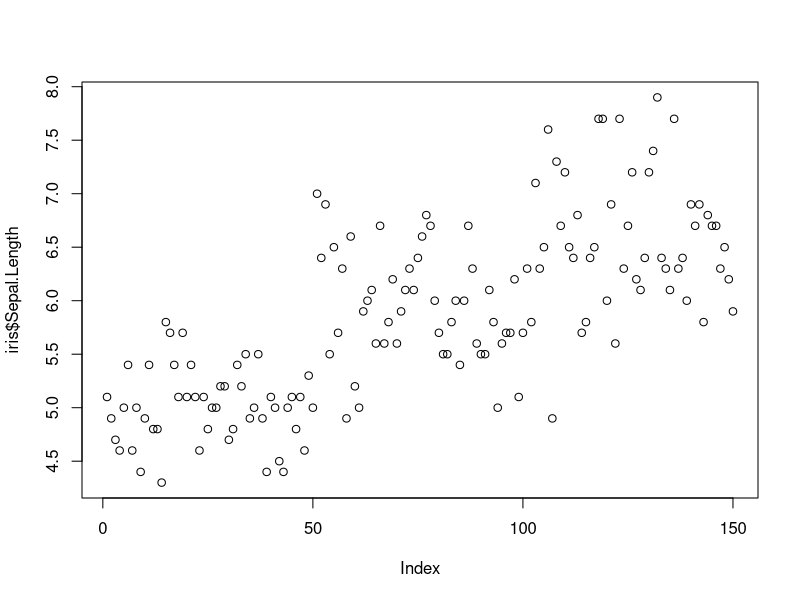
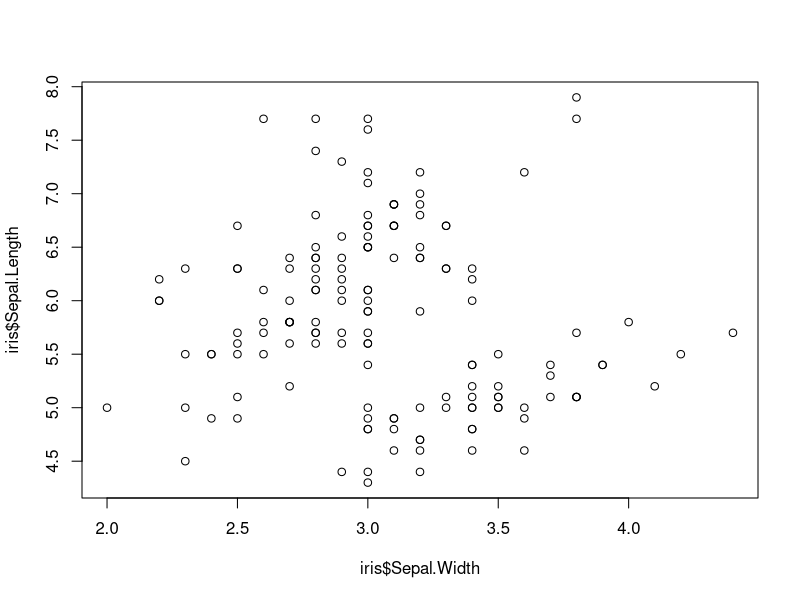
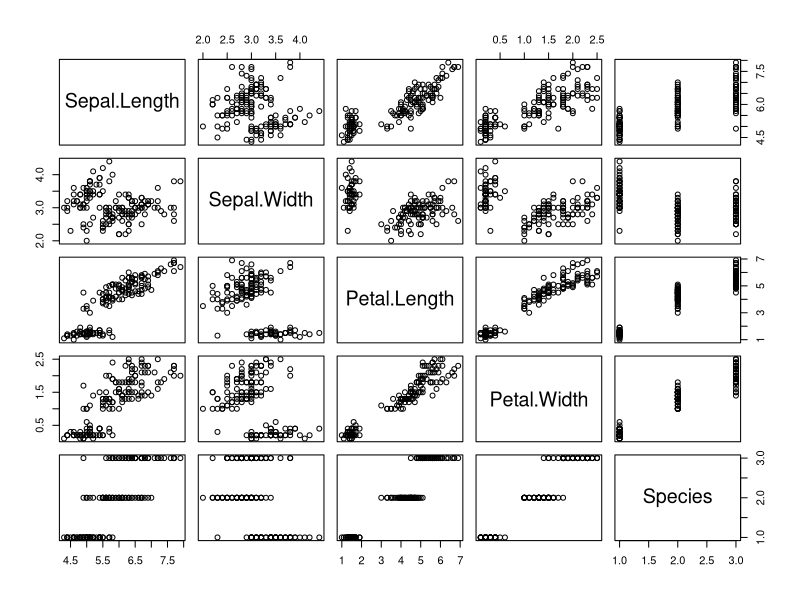
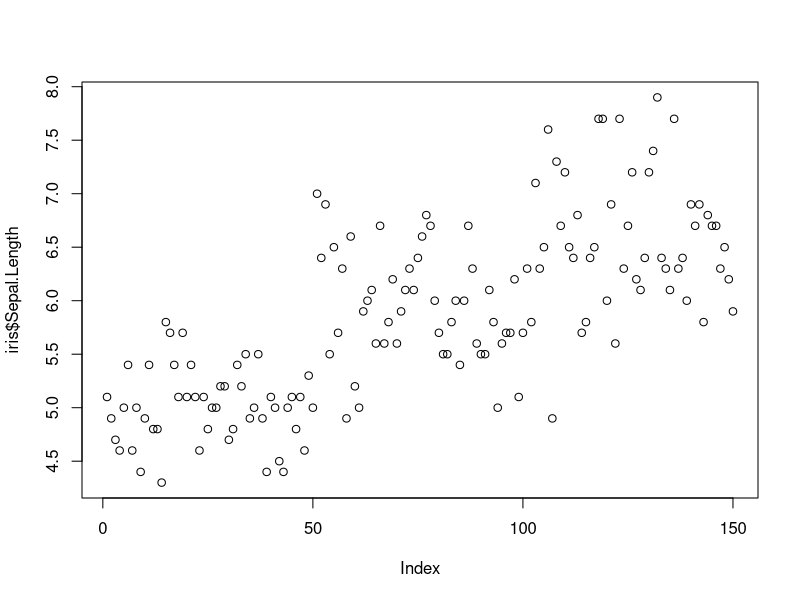
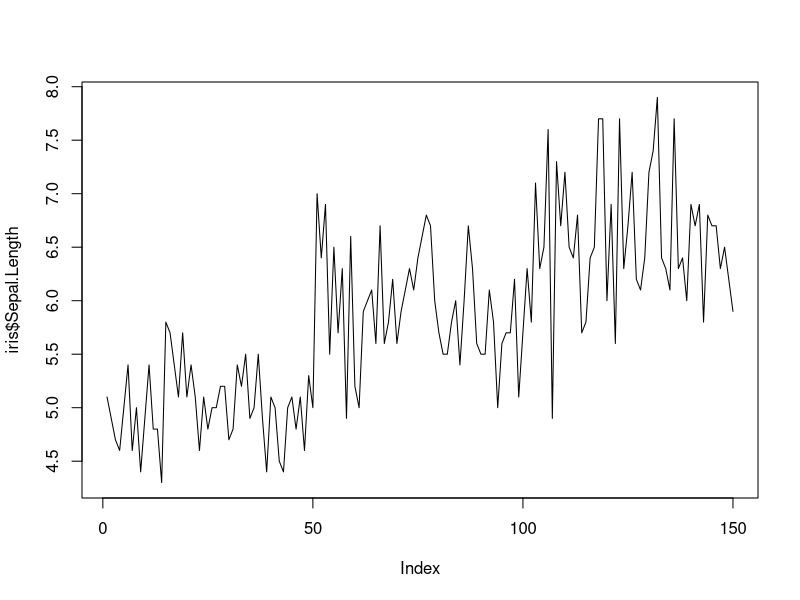
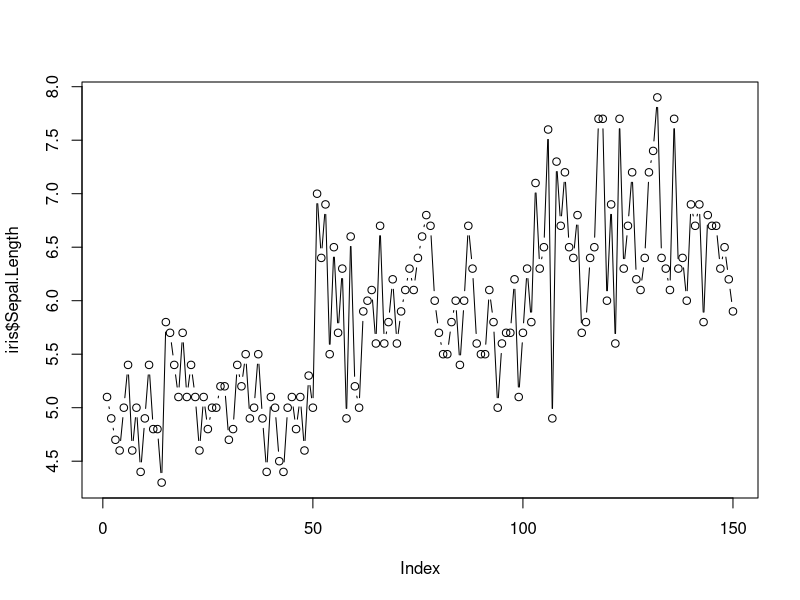
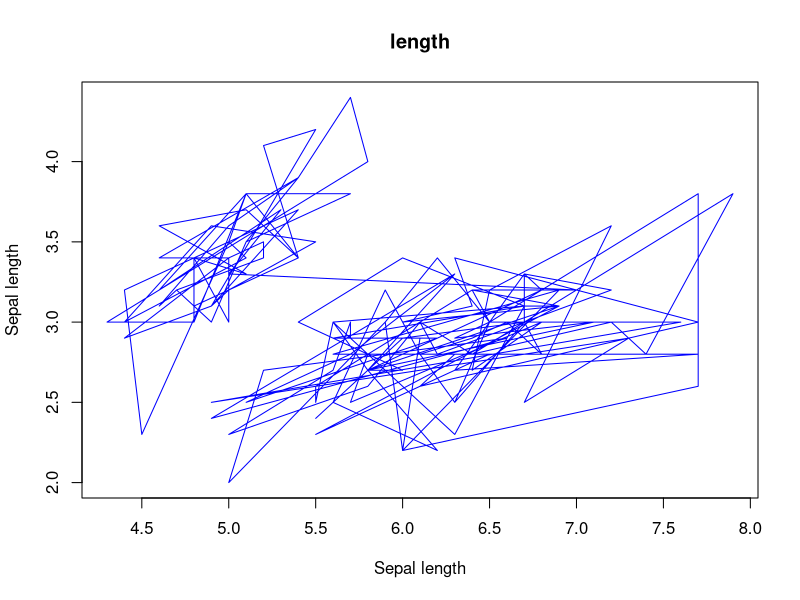
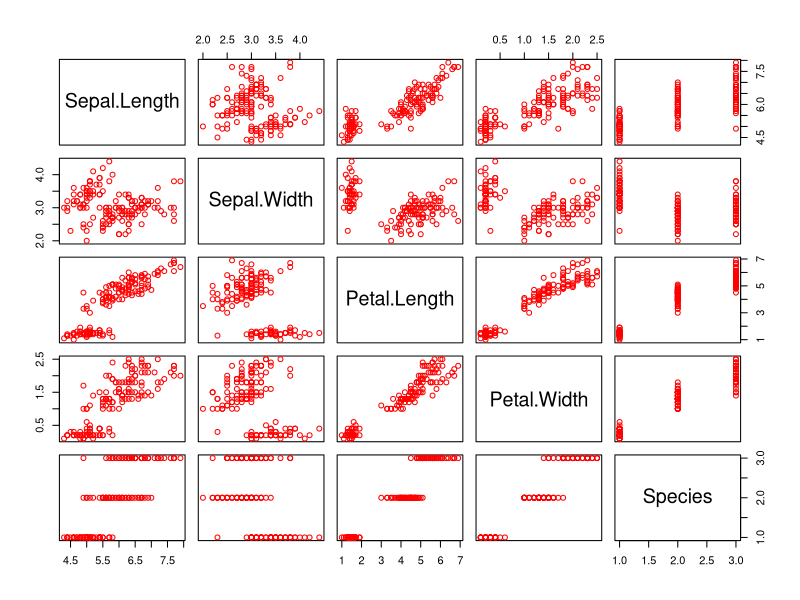

Here is the R script that generated these plots, in order: (Note: this script raises an error after producing the figures.)
################ HOME WORK ########################### 19-12-2022
# iris_data <- dataset :: iris
# perform all steps on iris dataset that you have performed on airquality and e_quakes dataset

iris <- datasets::iris

# top 10 and last 10 rows
head(iris,10)
tail(iris,10)
names(iris) # name of all cols

iris[,c(1,2)] # all rows and 1st two cols
df <- iris[,-5] # exclude col. no.5
df

summary(iris[,1]) # summary statistics for col. 1

iris$Species  # display col. values

summary(iris$Species) # summary of species col.

##### summary of dataset 
summary(iris)  # summary for all cols.

######## VISUALIZATION ###########
plot(iris$Sepal.Length)
plot(iris$Sepal.Width,iris$Sepal.Length,type = "p")
plot(iris) # scatterplot
help(plot)

############ points and lines 
plot(iris$Sepal.Length, type = "p") # p: points, l: lines, b: both
plot(iris$Sepal.Length, type = "l")
plot(iris$Sepal.Length, type = "b")

plot(iris$Sepal.Length,iris$Sepal.Width,
     xlab = 'Sepal length',
     ylab = 'Sepal length',
     main = 'length',
     col = 'blue',
     type = 'l'
)

plot(iris,col='red') # plot of entire dataset - all cols

plot(iris$Sepal.Length,iris$Sepal.Width) # x axis - Sepal.Length, y axis - Sepal.Width
plot(iris$Sepal.Width,iris$Sepal.Length)  # x - Sepal.Width , y - Sepal.Length


# horizontal bar plot
barplot(iris$Sepal.Length,
        main = 'iris dataset',
        ylab = 'length',
        col = 'blue',
        horiz = T,
        axes = F)
help(barplot)

# Histogram
hist(iris$Petal.Width)
hist(iris$Petal.Width,
     main = 'iris Petal width',
     xlab = 'width',
     col = 'green')

# Single box plot
boxplot(iris$Petal.Width,
        main="Boxplot",
        col = "green",
        horizontal = T)

boxplot.stats(iris$Petal.Width)$out  #outlier values

iris$Petal.Width

# Multiple box plots 
boxplot(iris[,1:5],
        main='Multiple',
        horizontal = T,
        col = 'pink')

# margin of the grid(mar),
# no. of rows and columns(mfrow)
# whether a border is to be included(bty)
# and position of the 
# labels(las: 1 for horizontal, las: o for vertical)
# bty - box around the plot (o,n,7,L,C,U)

help(par)
par(mfrow=c(3,3),mar=c(2,5,2,1), las=0,bty="o")
plot(iris$Sepal.Length)
plot(iris$Sepal.Length,iris$Sepal.Width)
plot(iris$Sepal.Length, type ="l")
plot(iris$Sepal.Width, type="l")
plot(iris$Sepal.Length, type ="l")

barplot(iris$Petal.Length,
        main = 'Iris dataset',
        xlab = 'Length',
        col = 'green',
        horiz = TRUE)
hist(iris$Petal.Length)
boxplot(iris$Petal.Length)
boxplot(iris[,4],
        main = 'Dataset')

# considering NA values
iris
max(iris$Sepal.Length)
min(iris$Sepal.Width)
mean(iris$Petal.Length)
mean(iris$Petal.Length,na.rm = T)
median(iris$Petal.Width)
median(iris$Petal.Width,na.rm = T)

var(iris$Sepal.Length)
sd(iris$Sepal.Length) #,na.rm = T) Standard Deviation # because of NA values in ozone col - no o/p
sd(iris$Sepal.Length,na.rm = T)


# Installing Packages

# when function is not available you have to install some packages/libraries.
# eg. mobile has some in built apps
# -other download scanner, whats app, photo editor from play store
# which library to download for skewness 
# Google - skewness and kurtosis in R
# go to rbloggers.com
# library(moments)
# or go to rdocumentation.r
# type skewness - you will get the name of package as 'moments'
# go to rstudio
# click on package in 3rd window - bottom right corner - Click on install
# type moments in packages, in search - search for installed 'moments', click that checkbox
# OR try : install.packages("moments")

skewness(iris$Sepal.Width,na.rm = T)
kurtosis(iris$Sepal.Width,na.rm = T)

# Density Plot
plot(density(iris$Sepal.Length))
plot(density(iris$Sepal.Width,na.rm = T))









